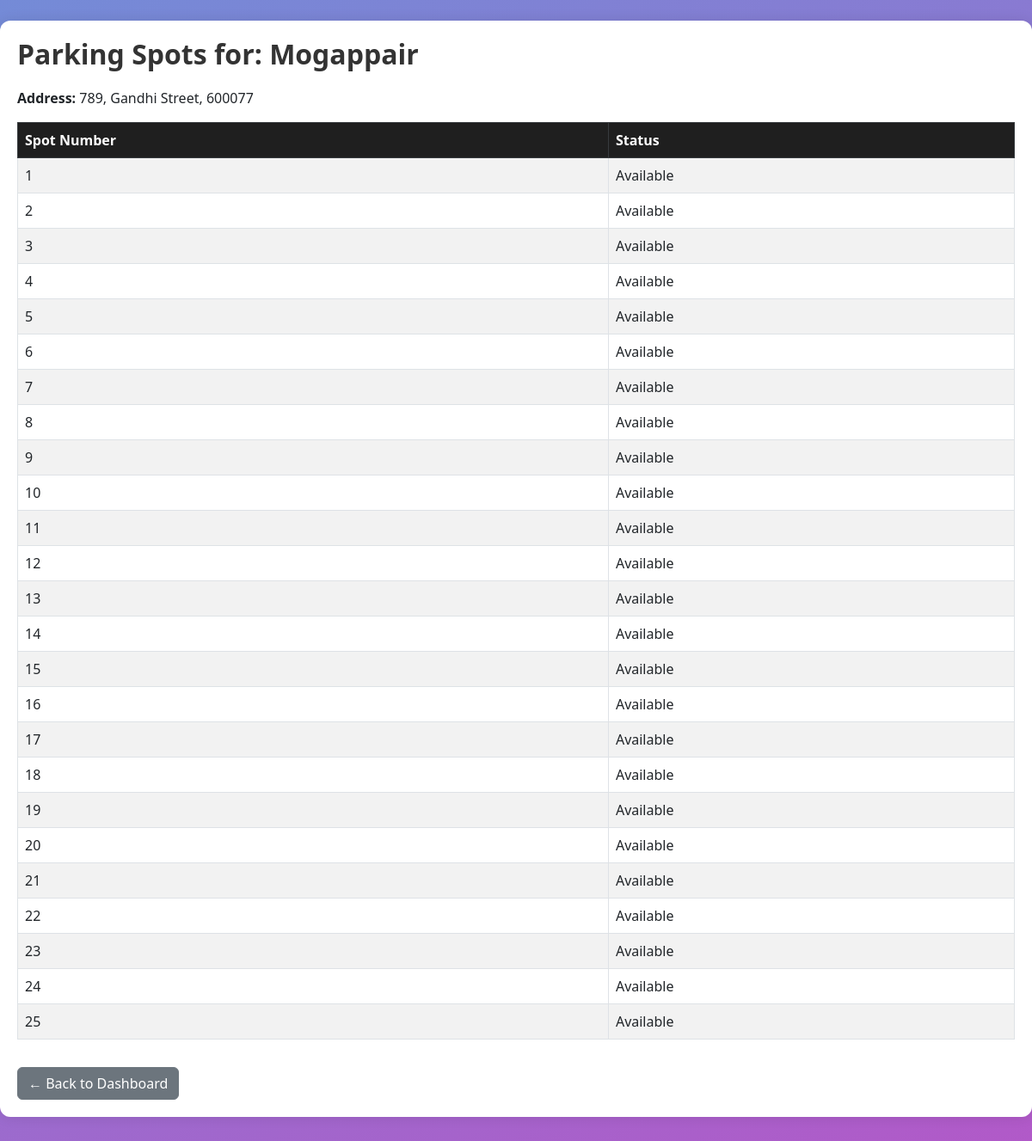
Before: /admin/lots/3/spots with the older database file.
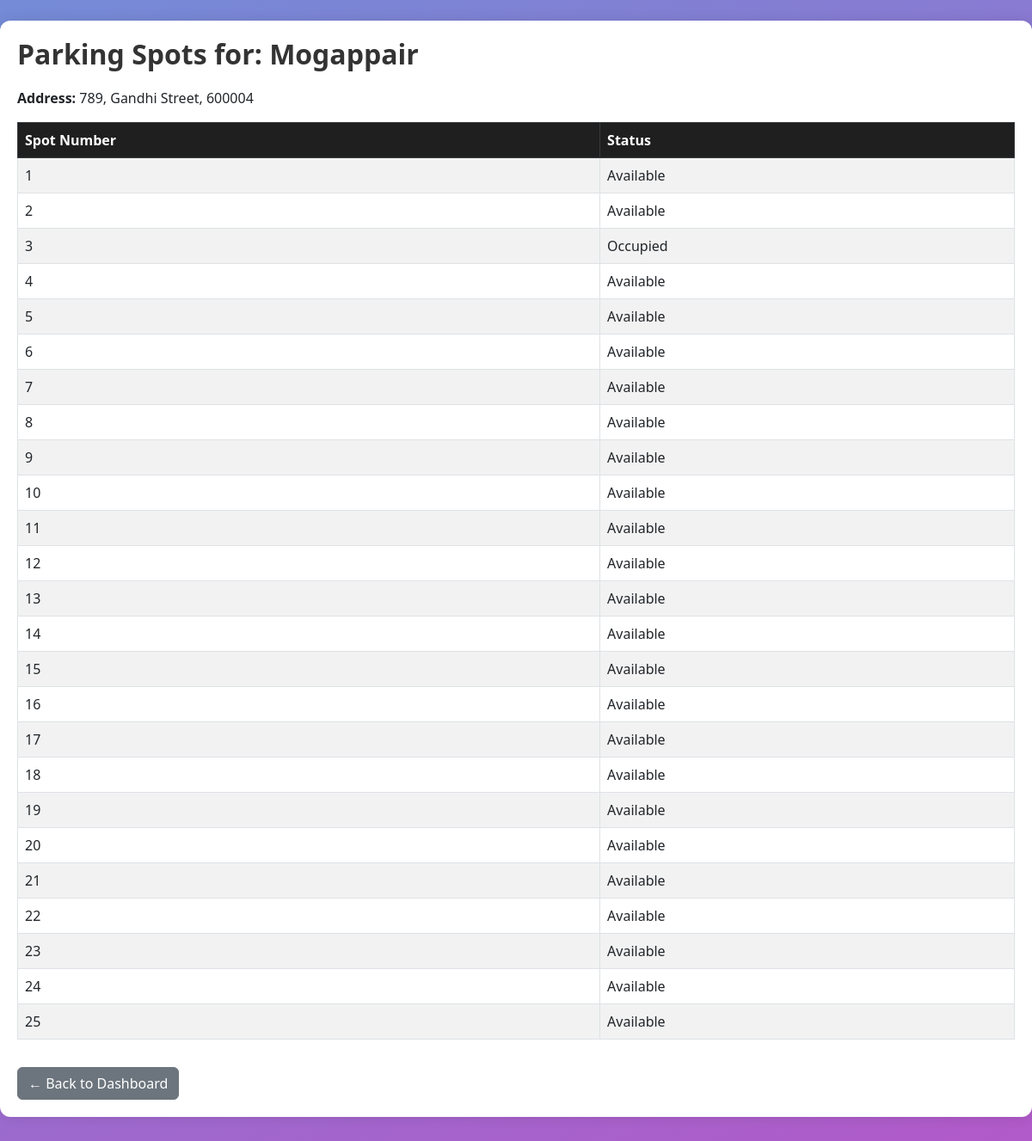
After: the same page with the newer database file.
### models/models.py (models this page shows)
class ParkingLot(db.Model):
    id = db.Column(db.Integer, primary_key=True)
    name = db.Column(db.String(100), nullable=False)
    address = db.Column(db.String(200), nullable=False)
    pin_code = db.Column(db.String(10), nullable=False)
    price = db.Column(db.Float, nullable=False)
    max_spots = db.Column(db.Integer, nullable=False)
    spots = db.relationship('ParkingSpot', backref='lot')

class ParkingSpot(db.Model):
    id = db.Column(db.Integer, primary_key=True)
    lot_id = db.Column(db.Integer, db.ForeignKey('parking_lot.id'), nullable=False)
    spot_number = db.Column(db.Integer, nullable=False)
    status = db.Column(db.String(1), nullable=False, default='A')
    reservations = db.relationship('Reservation', backref='spot')

### app.py (the view)
@app.route('/admin/lots/<int:lot_id>/spots')
def view_spots(lot_id):
    lot = ParkingLot.query.get(lot_id)
    if lot is None:
        return "Parking Lot not found"
    spots = ParkingSpot.query.filter_by(lot_id=lot.id).all()
    return render_template('view_spots.html', lot=lot, spots=spots)

### templates/view_spots.html (shortened to what this page needs)
{% set title = "View" %}
{% extends 'layout.html' %}
{% block content %}
<div class="container mt-4">
    <h2>Parking Spots for: {{ lot.name }}</h2>
    <p><strong>Address:</strong> {{ lot.address }}, {{ lot.pin_code }}</p>
    {% if spots %}
        <table class="table table-bordered table-striped mt-3">
            <thead class="table-dark">
                <tr>
                    <th>Spot Number</th>
                    <th>Status</th>
                </tr>
            </thead>
            <tbody>
                {% for spot in spots %}
                <tr>
                    <td>{{ spot.spot_number }}</td>
                    <td>
                        {% if spot.status == 'A' %}
                            Available
                        {% else %}
                            Occupied
                        {% endif %}
                    </td>
                </tr>
                {% endfor %}
            </tbody>
        </table>
    {% else %}
        <p>No parking spots found.</p>
    {% endif %}
    <a href="{{ url_for('admin_dashboard') }}" class="btn btn-secondary mt-3">← Back to Dashboard</a>
</div>
{% endblock %}

Changed rows visible on the page:
changed ParkingLot "Mogappair": pin_code "600077" → "600004"
changed ParkingSpot (number 3 of 25 on the later page): status "Available" → "Occupied"
